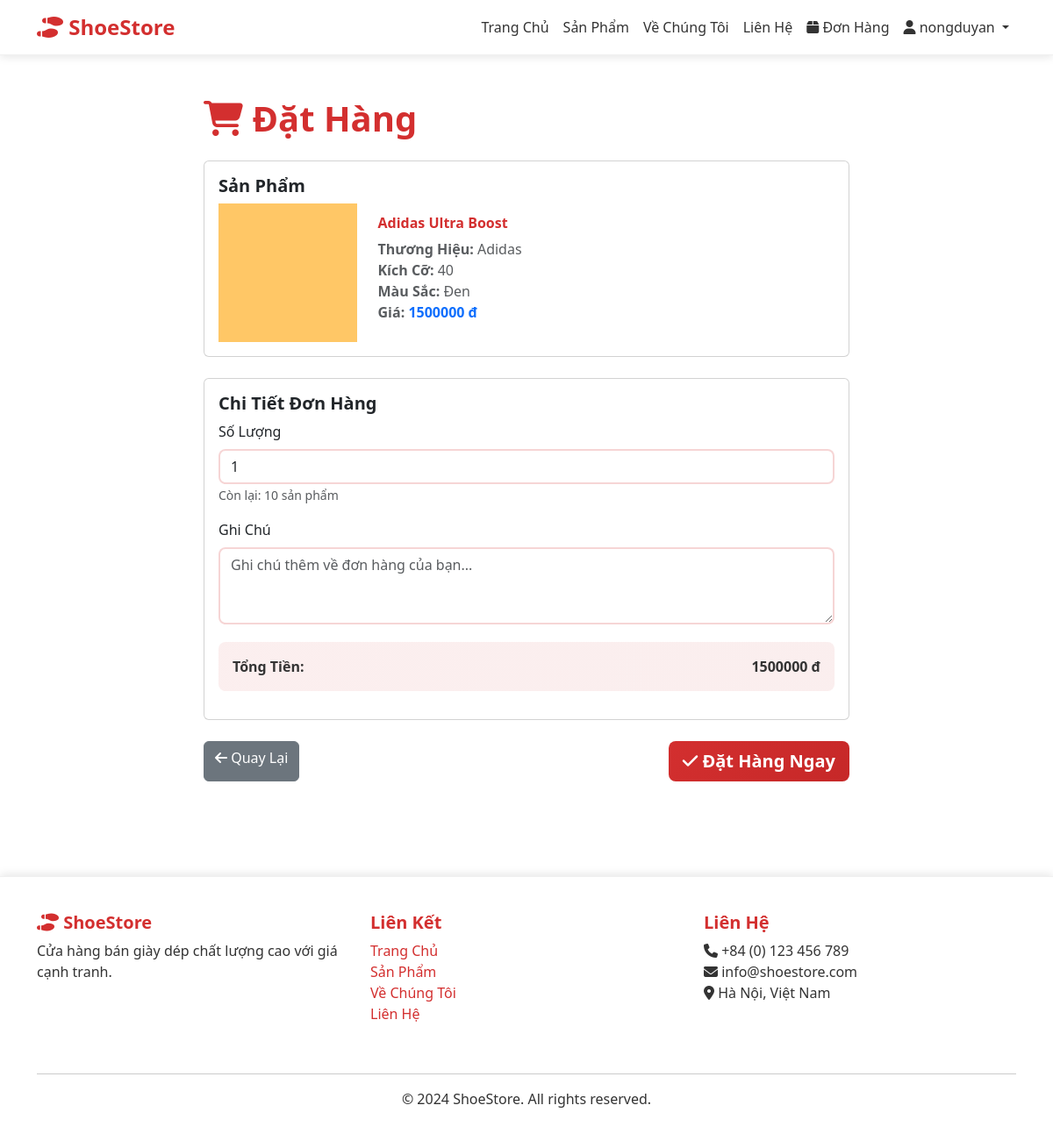
Page /order/create/2/ (signed in) on the committed database.
### store/models.py (models this page shows, shortened)
class Product(models.Model):
    name = models.CharField(max_length=300)
    description = models.TextField()
    price = models.DecimalField(max_digits=10, decimal_places=2, validators=[MinValueValidator(0)])
    category = models.ForeignKey(Category, on_delete=models.CASCADE, related_name='products')
    shoe_type = models.CharField(max_length=20, choices=SHOE_TYPE_CHOICES)
    size = models.CharField(max_length=10, help_text="e.g., 36, 37, 38...")
    color = models.CharField(max_length=50)
    material = models.CharField(max_length=100)
    brand = models.CharField(max_length=100)
    quantity_in_stock = models.IntegerField(default=0, validators=[MinValueValidator(0)])
    image = models.ImageField(upload_to='products/', blank=True)
    image_alt = models.CharField(max_length=200, blank=True)
    average_rating = models.FloatField(default=0, validators=[MinValueValidator(0)])
    total_reviews = models.IntegerField(default=0)
    is_featured = models.BooleanField(default=False)
    is_active = models.BooleanField(default=True)
    created_at = models.DateTimeField(auto_now_add=True)
    updated_at = models.DateTimeField(auto_now=True)
    class Meta:
        ordering = ['-created_at']
        indexes = [
            models.Index(fields=['name', 'category']),
            models.Index(fields=['price']),
        ]

### store/views.py (the view)
# urls.py: path('order/create/<int:product_id>/', views.create_order, name='create_order'),
@login_required
def create_order(request, product_id):
    product = get_object_or_404(Product, pk=product_id, is_active=True)
    if request.method == 'POST':
        form = OrderForm(request.POST)
        if form.is_valid():
            quantity = form.cleaned_data['quantity']
            if quantity > product.quantity_in_stock:
                messages.error(request, f'Only {product.quantity_in_stock} items available.')
                return redirect('product_detail', pk=product.pk)
            order = form.save(commit=False)
            order.customer = request.user
            order.product = product
            order.calculate_total()
            order.save()
            messages.success(request, 'Order placed successfully! Waiting for admin approval.')
            return redirect('order_detail', pk=order.pk)
    else:
        form = OrderForm()
    context = {'product': product, 'form': form}
    return render(request, 'store/order_form.html', context)

### store/forms.py
class OrderForm(forms.ModelForm):
    class Meta:
        model = Order
        fields = ['quantity', 'notes']
        widgets = {
            'quantity': forms.NumberInput(attrs={
                'class': 'form-control',
                'min': '1',
                'placeholder': 'Quantity'
            }),
            'notes': forms.Textarea(attrs={
                'class': 'form-control',
                'rows': 3,
                'placeholder': 'Special requests or notes...'
            }),
        }

### store/templates/store/order_form.html (shortened to what this page needs)
{% extends 'store/base.html' %}
{% block content %}
<div class="container py-5">
    <div class="row justify-content-center">
        <div class="col-md-8">
            <h1 class="mb-4">
                <i class="fas fa-shopping-cart"></i> Đặt Hàng
            </h1>
            <div class="card mb-4">
                <div class="card-body">
                    <h5 class="card-title">Sản Phẩm</h5>
                    <div class="row align-items-center">
                        <div class="col-md-3">
                            {% if product.image %}
                            <img src="{{ product.image.url }}" alt="{{ product.name }}" class="img-fluid">
                            {% else %}
                            <img src="https://via.placeholder.com/200x200?text=Không+có+hình" alt="{{ product.name }}" class="img-fluid">
                            {% endif %}
                        </div>
                        <div class="col-md-9">
                            <h6>{{ product.name }}</h6>
                            <p class="text-muted mb-2">
                                <strong>Thương Hiệu:</strong> {{ product.brand }}<br>
                                <strong>Kích Cỡ:</strong> {{ product.size }}<br>
                                <strong>Màu Sắc:</strong> {{ product.color }}<br>
                                <strong>Giá:</strong> <span class="text-primary fw-bold">{{ product.price|floatformat:0 }} đ</span>
                            </p>
                        </div>
                    </div>
                </div>
            </div>
            <form method="post" action="">
                <div class="card">
                    <div class="card-body">
                        <h5 class="card-title">Chi Tiết Đơn Hàng</h5>
                        <div class="mb-3">
                            <label for="id_quantity" class="form-label">Số Lượng</label>
                            <input type="number" class="form-control" id="id_quantity" name="quantity" min="1" max="{{ product.quantity_in_stock }}" value="1" required>
                            <small class="form-text text-muted">
                                Còn lại: {{ product.quantity_in_stock }} sản phẩm
                            </small>
                        </div>
                        <div class="mb-3">
                            <label for="id_notes" class="form-label">Ghi Chú</label>
                            <textarea class="form-control" id="id_notes" name="notes" rows="3" placeholder="Ghi chú thêm về đơn hàng của bạn..."></textarea>
                        </div>
                        <div class="alert alert-info">
                            <strong>Tổng Tiền:</strong>
                            <span id="total_price" class="float-end fw-bold">{{ product.price|floatformat:0 }} đ</span>
                        </div>
                    </div>
                </div>
                <div class="d-grid gap-2 d-md-flex justify-content-md-between mt-4">
                    <a href="{% url 'product_detail' product.pk %}" class="btn btn-secondary">
                        <i class="fas fa-arrow-left"></i> Quay Lại
                    </a>
                    <button type="submit" class="btn btn-primary btn-lg">
                        <i class="fas fa-check"></i> Đặt Hàng Ngay
                    </button>
                </div>
            </form>
        </div>
    </div>
</div>
{% endblock %}

### store/templates/store/base.html (shortened to what this page needs)
<!DOCTYPE html>
<html lang="vi">
<head>
    <link href="https://cdn.jsdelivr.net/npm/bootstrap@5.3.0/dist/css/bootstrap.min.css" rel="stylesheet">
    <link rel="stylesheet" href="https://cdnjs.cloudflare.com/ajax/libs/font-awesome/6.4.0/css/all.min.css">
</head>
<body>
    <nav class="navbar navbar-expand-lg navbar-dark sticky-top">
        <div class="container">
            <a class="navbar-brand" href="{% url 'home' %}">
                <i class="fas fa-shoe-prints"></i> ShoeStore
            </a>
            <div class="collapse navbar-collapse" id="navbarNav">
                <ul class="navbar-nav ms-auto">
                    <li class="nav-item">
                        <a class="nav-link" href="{% url 'home' %}">Trang Chủ</a>
                    </li>
                    <li class="nav-item">
                        <a class="nav-link" href="{% url 'product_list' %}">Sản Phẩm</a>
                    </li>
                    <li class="nav-item">
                        <a class="nav-link" href="{% url 'about' %}">Về Chúng Tôi</a>
                    </li>
                    <li class="nav-item">
                        <a class="nav-link" href="{% url 'contact' %}">Liên Hệ</a>
                    </li>
                    {% if user.is_authenticated %}
                        <li class="nav-item">
                            <a class="nav-link" href="{% url 'order_list' %}">
                                <i class="fas fa-box"></i> Đơn Hàng
                            </a>
                        </li>
                        <li class="nav-item dropdown">
                            <a class="nav-link dropdown-toggle" href="#" id="userDropdown" role="button" data-bs-toggle="dropdown">
                                <i class="fas fa-user"></i> {{ user.first_name|default:user.username }}
                            </a>
                        </li>
                    {% endif %}
                </ul>
            </div>
        </div>
    </nav>
    <main>
        {% block content %}{% endblock %}
    </main>
    <footer>
        <div class="container">
            <div class="row">
                <div class="col-md-4 mb-4">
                    <h5><i class="fas fa-shoe-prints"></i> ShoeStore</h5>
                    <p>Cửa hàng bán giày dép chất lượng cao với giá cạnh tranh.</p>
                </div>
                <div class="col-md-4 mb-4">
                    <h5>Liên Kết</h5>
                    <ul class="list-unstyled">
                        <li><a href="{% url 'home' %}">Trang Chủ</a></li>
                        <li><a href="{% url 'product_list' %}">Sản Phẩm</a></li>
                        <li><a href="{% url 'about' %}">Về Chúng Tôi</a></li>
                        <li><a href="{% url 'contact' %}">Liên Hệ</a></li>
                    </ul>
                </div>
                <div class="col-md-4 mb-4">
                    <h5>Liên Hệ</h5>
                    <p>
                        <i class="fas fa-phone"></i> +84 (0) 123 456 789<br>
                        <i class="fas fa-envelope"></i> info@shoestore.com<br>
                        <i class="fas fa-map-marker-alt"></i> Hà Nội, Việt Nam
                    </p>
                </div>
            </div>
            <hr>
            <div class="text-center">
                <p>&copy; 2024 ShoeStore. All rights reserved.</p>
            </div>
        </div>
    </footer>
</body>
</html>

### store/templates/store/base.html (style rules this page uses)
:root { --primary-color: #667eea; --secondary-color: #764ba2; --accent-color: #f093fb; --success-color: #00d4ff; --light-bg: #f0f4ff; }
body { font-family: 'Segoe UI', Tahoma, Geneva, Verdana, sans-serif; background: #ffffff; color: #333; min-height: 100vh; }
.navbar { background: #ffffff; box-shadow: 0 2px 10px rgba(0, 0, 0, 0.1); border-bottom: 1px solid #f0f0f0; }
.navbar-brand { font-weight: 700; font-size: 1.5rem; color: #d32f2f !important; text-shadow: none; }
.nav-link { color: #333 !important; transition: color 0.3s, text-shadow 0.3s; font-weight: 500; }
.btn-primary { background: linear-gradient(135deg, #d32f2f 0%, #c62828 100%); border: none; border-radius: 8px; font-weight: 600; transition: transform 0.2s, box-shadow 0.2s; }
footer { background: #ffffff; color: #333; padding: 40px 0 20px; margin-top: 60px; box-shadow: 0 -2px 10px rgba(0, 0, 0, 0.1); border-top: 1px solid #f0f0f0; }
footer a { color: #d32f2f; text-decoration: none; transition: color 0.3s; }
.alert { border-radius: 8px; margin-top: 20px; border: none; background: linear-gradient(135deg, rgba(211, 47, 47, 0.08) 0%, rgba(198, 40, 40, 0.08) 100%); color: #333; }
.form-control, .form-select { border: 2px solid rgba(211, 47, 47, 0.2); border-radius: 8px; transition: border-color 0.3s, box-shadow 0.3s; background-color: #fff; }
h1, h2, h3, h4, h5, h6 { color: #d32f2f; font-weight: 700; }
a { color: #d32f2f; transition: color 0.3s; }

### rows in the picture
Product: image (picture), name "Adidas Ultra Boost", brand "Adidas", size "40", color "Đen", price "1500000", quantity_in_stock "10"

### other values in the picture
{{ user.first_name|default:user.username }} "nongduyan"
